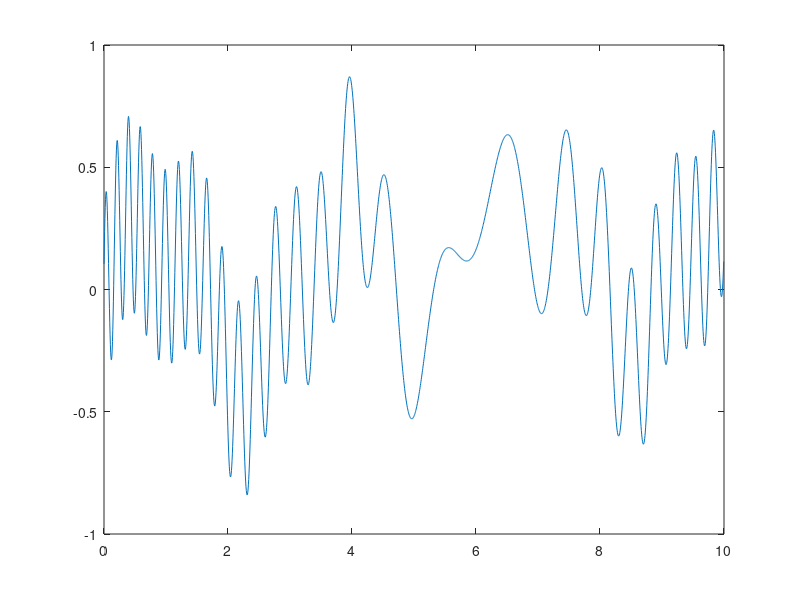
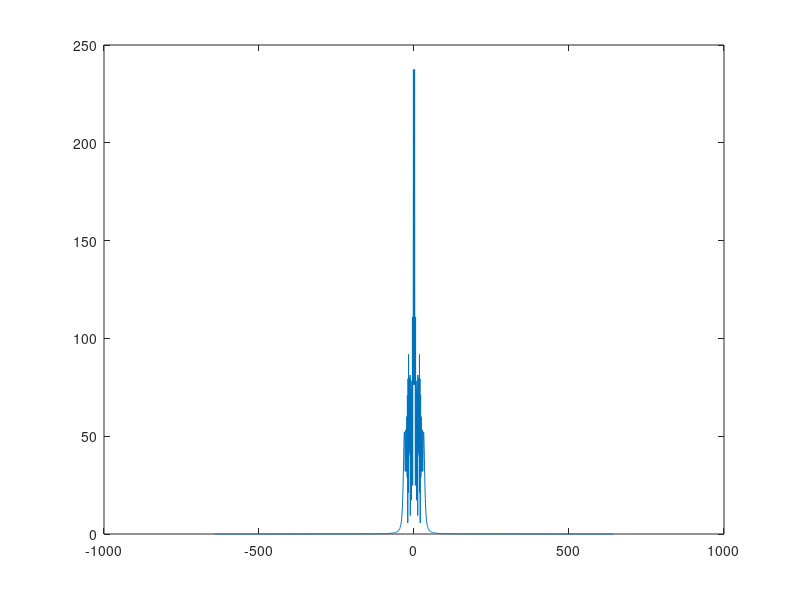

MATLAB code for these plots, in order:
clc; close all; clear all;
L = 10; n = 2048;                             % ten seconds of realization 
t2 = linspace(0, L, n + 1); t = t2(1: n);     % Discretiations of the signal time domain
S = (3*sin(2*t) + 0.5*tanh(0.5*(t - 3)) + ... % a bunch of fancy functions 
     0.2*exp(-(t - 4).^2) + 1.5*sin(5*t)+ 4*cos(3*(t - 6).^2))/10 + ...
    (t/20).^3;


%% Fourier 
k = (2*pi/L)*[0: n/2 - 1, -n/2: -1]; ks= fftshift(k);
St = fft(S);

figure(1)
plot(t, S)

figure(2)
plot(ks, abs(fftshift(St)));

%% Gabor
close all; 
g = exp(-(t - 5).^2);

